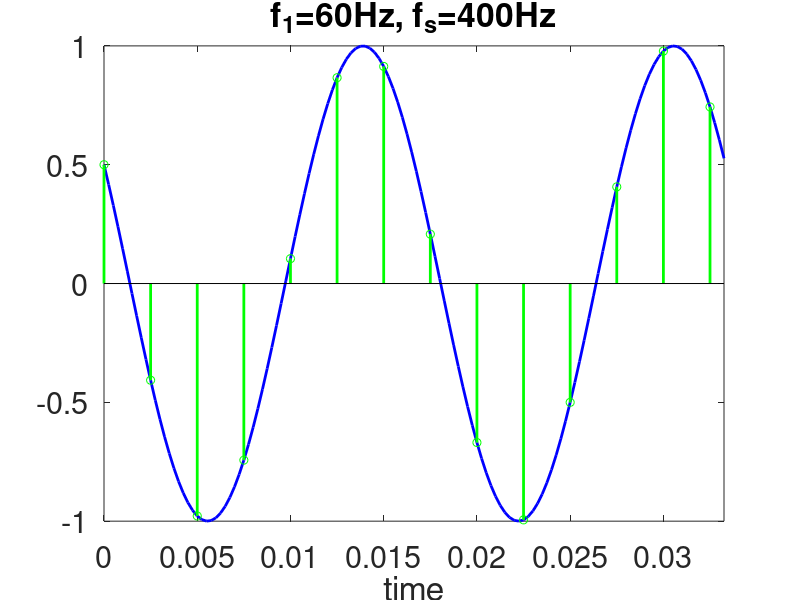
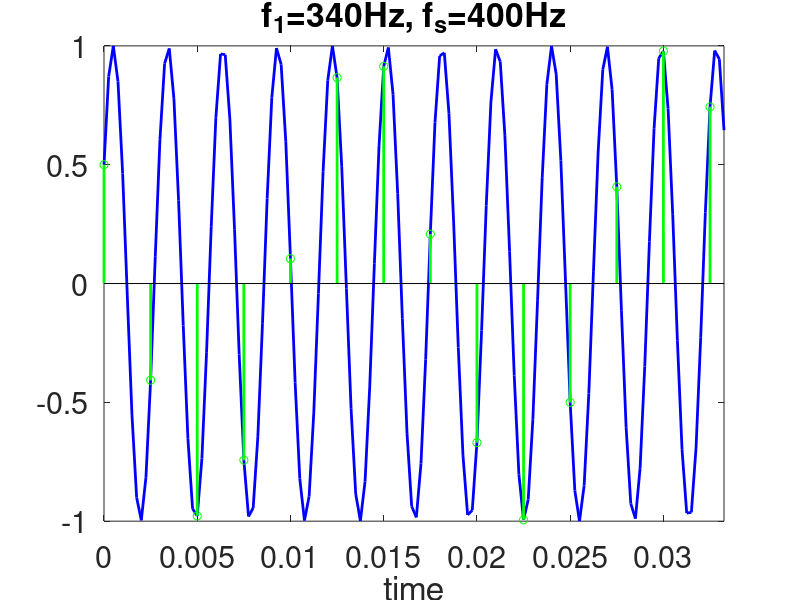
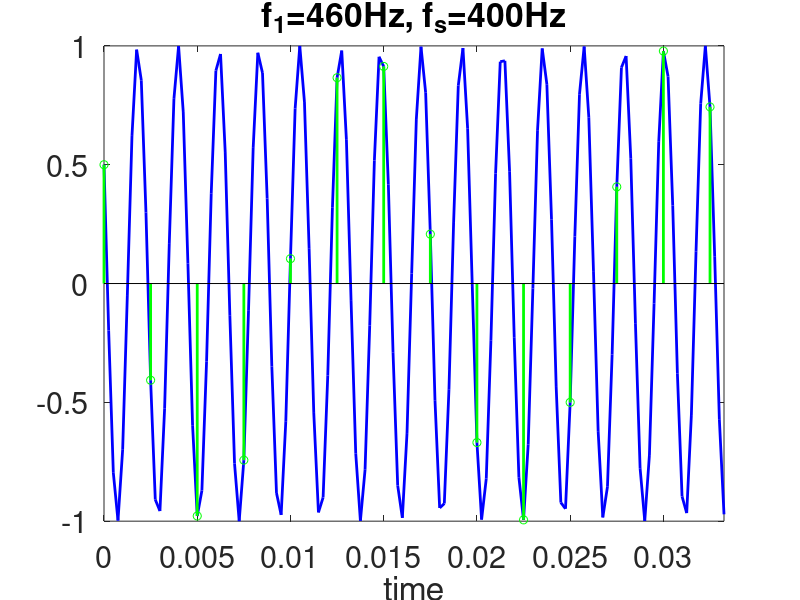

The MATLAB source for these figures, in order:
clc
clear
close all

ta = 0:1/4000:2/60; % analog time axis
xa1 = cos(2*pi*60*ta+pi/3);
xa2 = cos(2*pi*340*ta-pi/3);
xa3 = cos(2*pi*460*ta+pi/3);
tn = 0:1/400:2/60; % discrete-time axis as n*Ts
xn1 = cos(2*pi*60*tn+pi/3);
xn2 = cos(2*pi*340*tn-pi/3);
xn3 = cos(2*pi*460*tn+pi/3);

h = figure;
hold on 
box on
plot(ta, xa1, 'b', 'LineWidth', 2)
stem(tn, xn1, 'g', 'LineWidth', 2)
xlim([min(ta),max(ta)])
xlabel('time','FontSize',22)
title('f_1=60Hz, f_s=400Hz','FontSize',22)
set(gca, 'fontsize', 22)
saveas(h, 'eps/alias01.eps', 'eps2c')

h = figure;
hold on 
box on
plot(ta, xa2, 'b', 'LineWidth', 2)
stem(tn, xn2, 'g', 'LineWidth', 2)
xlim([min(ta),max(ta)])
title('f_1=340Hz, f_s=400Hz','FontSize',22)
xlabel('time','FontSize',22)
set(gca, 'fontsize', 22)
saveas(h, 'eps/alias02.eps', 'eps2c')

h = figure;
hold on 
box on
plot(ta, xa3, 'b', 'LineWidth', 2)
stem(tn, xn3, 'g', 'LineWidth', 2)
title('f_1=460Hz, f_s=400Hz','FontSize',22)
xlim([min(ta),max(ta)])
xlabel('time','FontSize',22)
set(gca, 'fontsize', 22)
saveas(h, 'eps/alias03.eps', 'eps2c')